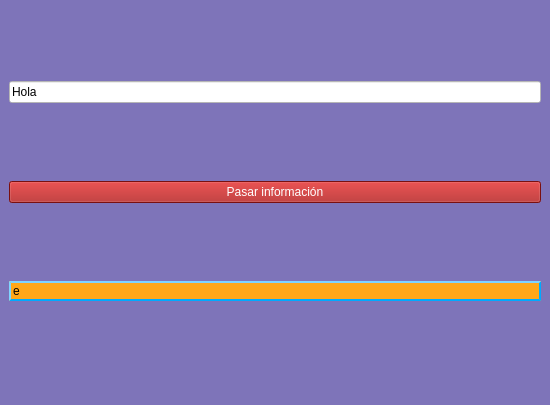
<?xml version="1.0" encoding="UTF-8"?>
<ui version="4.0">
 <class>MainWindow</class>
 <widget class="QMainWindow" name="MainWindow">
  <property name="geometry">
   <rect>
    <x>0</x>
    <y>0</y>
    <width>550</width>
    <height>405</height>
   </rect>
  </property>
  <property name="windowTitle">
   <string>MainWindow</string>
  </property>
  <property name="styleSheet">
   <string notr="true">background-color: rgb(126, 116, 185);</string>
  </property>
  <widget class="QWidget" name="centralwidget">
   <property name="styleSheet">
    <string notr="true"/>
   </property>
   <layout class="QVBoxLayout" name="verticalLayout">
    <item>
     <widget class="QLineEdit" name="txt_1">
      <property name="styleSheet">
       <string notr="true">background-color: rgb(255, 255, 255);</string>
      </property>
      <property name="text">
       <string>Hola</string>
      </property>
     </widget>
    </item>
    <item>
     <widget class="QPushButton" name="btn_accion">
      <property name="styleSheet">
       <string notr="true">background-color: rgb(170, 23, 23);
border-color: rgb(0, 0, 0);
font: 75 16pt &quot;MS Shell Dlg 2&quot;;
color: rgb(255, 255, 255);</string>
      </property>
      <property name="text">
       <string>Pasar información</string>
      </property>
     </widget>
    </item>
    <item>
     <widget class="QLineEdit" name="txt_2">
      <property name="styleSheet">
       <string notr="true">background-color: rgb(255, 167, 25);
border-color: rgb(53, 0, 127);
border: 2px  solid  rgb(0, 170, 255);
border-style: outset;
border-width: 2px;
border-radius: 20px;</string>
      </property>
      <property name="text">
       <string>e</string>
      </property>
     </widget>
    </item>
   </layout>
  </widget>
  <widget class="QMenuBar" name="menubar">
   <property name="geometry">
    <rect>
     <x>0</x>
     <y>0</y>
     <width>550</width>
     <height>26</height>
    </rect>
   </property>
  </widget>
  <widget class="QStatusBar" name="statusbar"/>
 </widget>
 <resources/>
 <connections/>
</ui>
